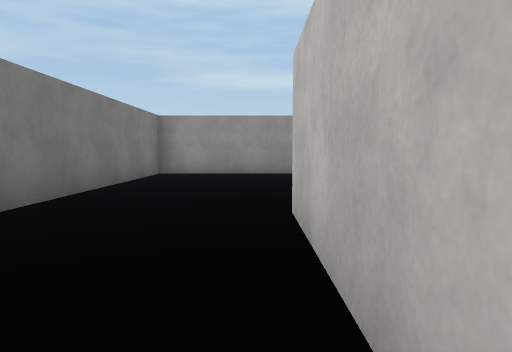
View 1 (above)

20 first-person views from a walk through a scene from a Unity 3-D project. The camera is 1.2 m above the floor, tilts 4° down and sees 70° across. The floor is counted in squares, 2 m on a side. Each view is taken from the middle of a square. On the plan, view 1 faces up. The plan holds only what a view shows up to about 10 squares ahead; the rest is blank. The player is left out. Surface patterns are stand-ins for the level's own textures.

View 2
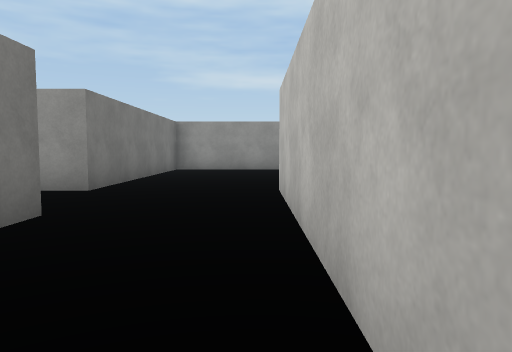

View 3
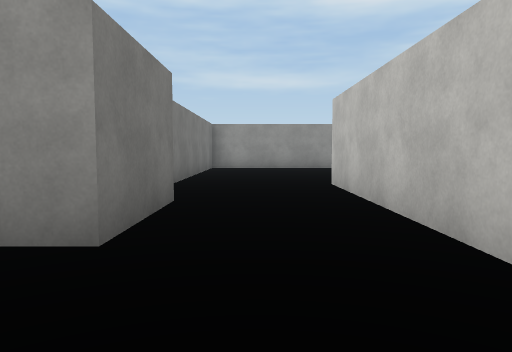

View 4
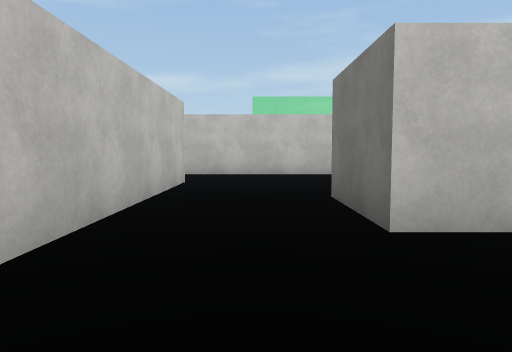

View 5
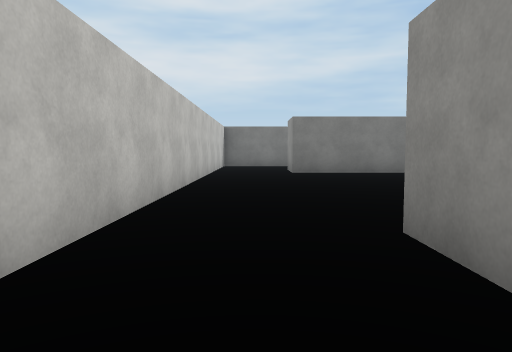

View 6
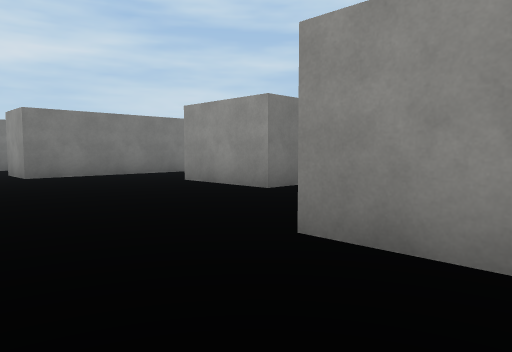

View 7
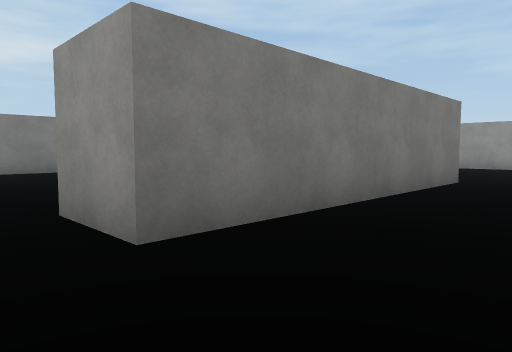

View 8
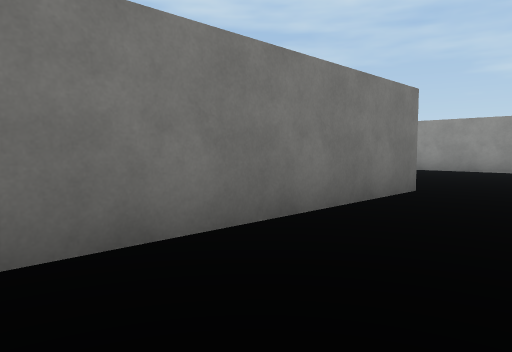

View 9
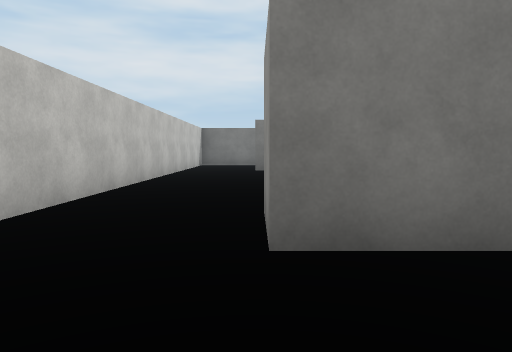

View 10
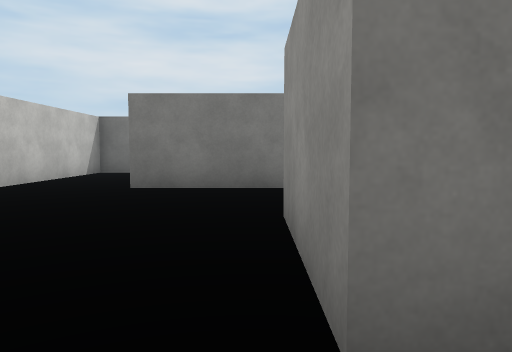

View 11
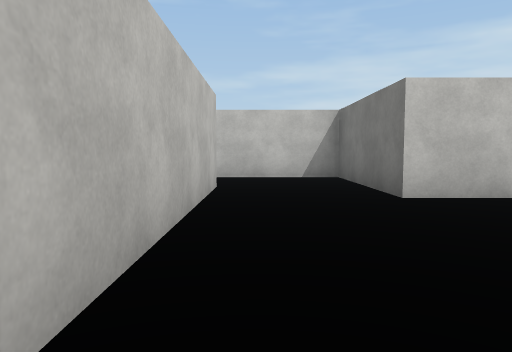

View 12
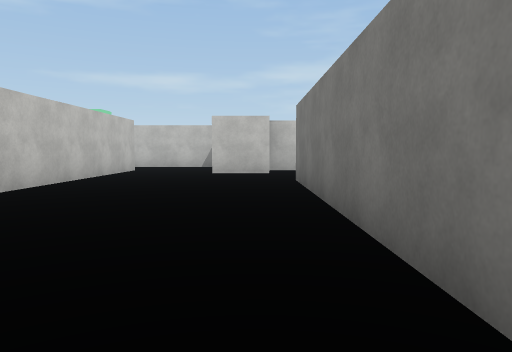

View 13
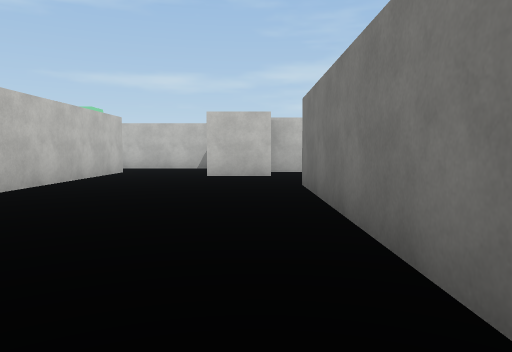

View 14
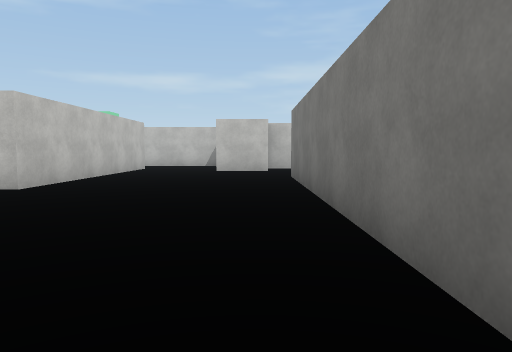

View 15
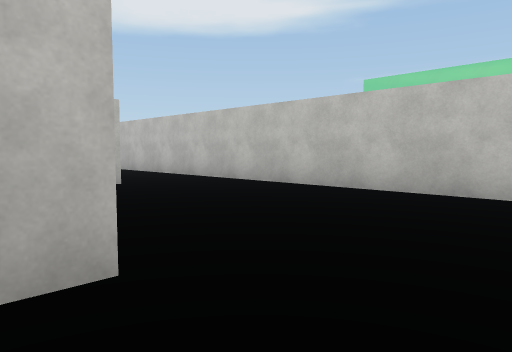

View 16
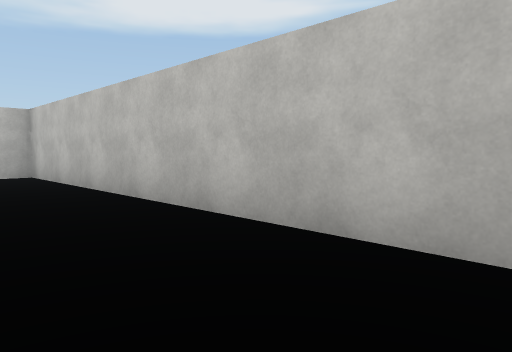

View 17
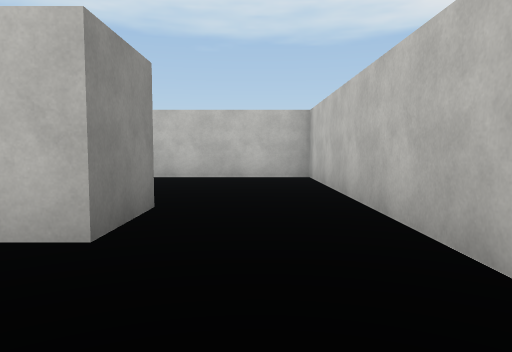

View 18
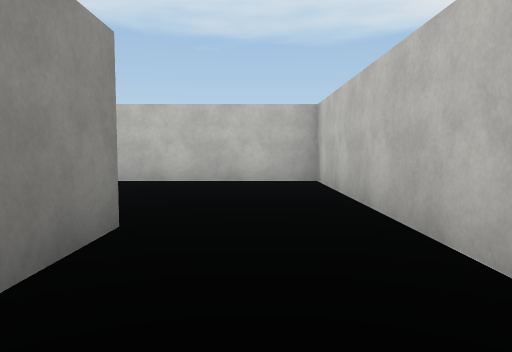

View 19
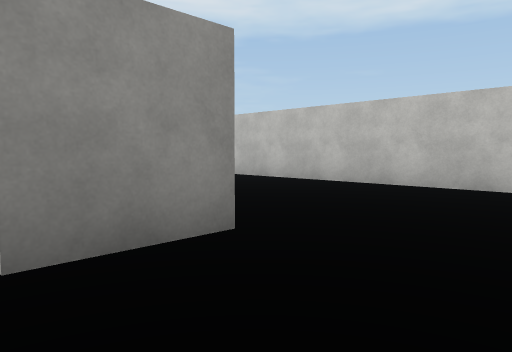

View 20
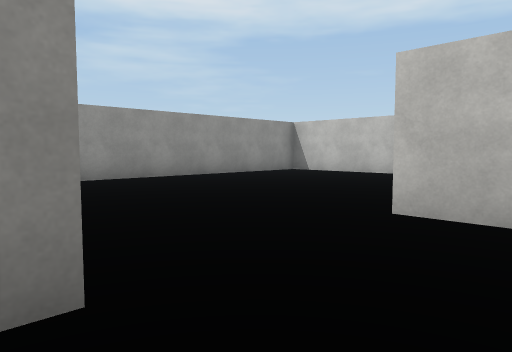

### Floor plan
Ten units are one square. View 1 is at (0, 0); x grows to the right and y downward. Boxes are objects, and circles mark ways between rooms. Rooms are numbered by the first view taken in them; rooms with no view inside come last. Other rooms are left out.
<svg viewBox="-135 -100 202 157">
<path fill="none" stroke="#000" d="M19 -36 19 29 4 29 4 -36M-29 -13 -20 -13 -20 7 -43 7M62 -61 62 -70M38 -95 -25 -95 -25 -34M-68 5 -68 29M-64 52 62 52 62 -20M-68 -4 -68 5M-84 14 -84 -35M-25 -34 -32 -34M-43 7 -43 2M-128 -80 -128 -5M-124 16 -109 16M-68 29 -84 29 -84 14M-109 16 -109 52 -64 52"/>
<circle cx="-35" cy="-25" r="3" fill="#2a7"/>
<circle cx="-55" cy="-5" r="3" fill="#2a7"/>
<circle cx="-75" cy="45" r="3" fill="#2a7"/>
<circle cx="-95" cy="25" r="3" fill="#2a7"/>
<text x="20" y="-10">1</text>
<text x="-80" y="-40">2</text>
<text x="-90" y="40">3</text>
</svg>
Room 1 opens to room 2. Room 1 opens to room 3. Room 2 opens to room 3.

Where each view was taken, in squares from view 1:
view 1: 0 up, 0 right, facing up
view 2: 2 down, 0 right, facing up
view 3: 3 down, 1 left, facing up
view 4: 4 up, 1 left, facing down
view 5: 4 down, 3 right, facing left
view 6: 5 down, 2 right, facing up-left
view 7: 4 down, 4 right, facing up-left
view 8: 2 down, 4 right, facing up-left
view 9: 3 down, 4 right, facing left
view 10: 1 down, 1 left, facing left
view 11: 3 up, 9 left, facing down
view 12: 8 up, 12 left, facing down
view 13: 7 up, 12 left, facing down
view 14: 9 up, 12 left, facing down
view 15: 0 up, 6 left, facing down-right
view 16: 3 down, 3 left, facing down-right
view 17: 4 down, 2 left, facing right
view 18: 4 down, 1 left, facing right
view 19: 5 down, 0 right, facing up-right
view 20: 2 up, 3 left, facing up-right
